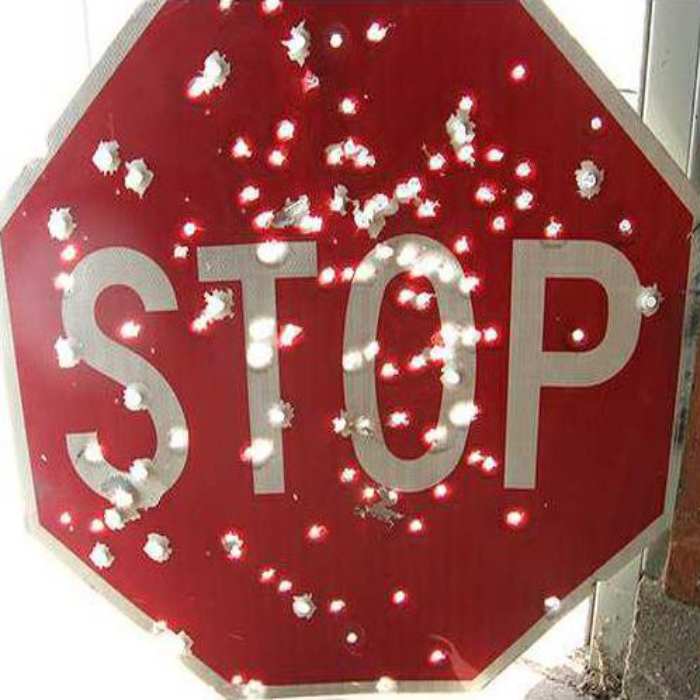
#> input picture broken1.png, 700 x 700 px
$ python imgread.py
#> lines starting #> are read from the running program, lines starting #| are printed output that depends on the picture
import cv2
import matplotlib.pyplot as plt

img1 = cv2.imread('broken1.png')
#> img1 is the input picture: shape (700, 700, 3); mean B, G, R 92, 95.6, 158.9
img2 = cv2.imread('broken2.png')
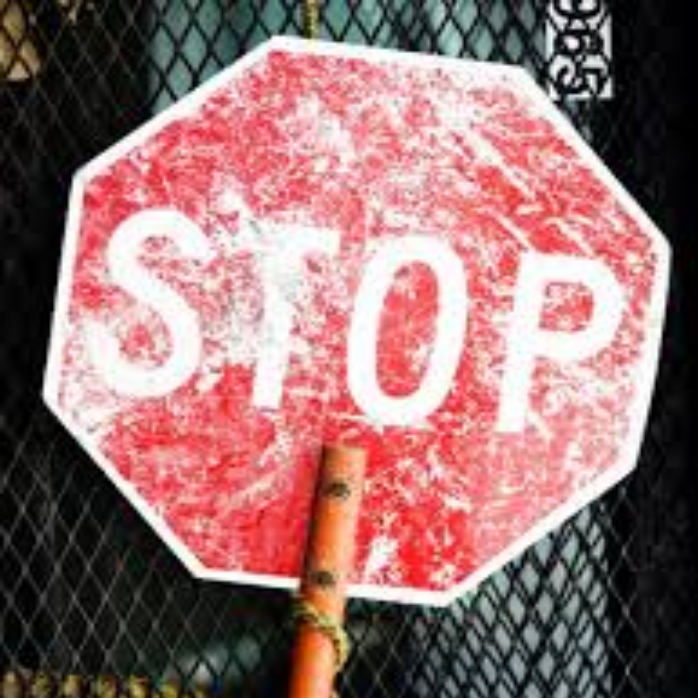
#> input picture broken2.png, 698 x 698 px
#> img2 is the input picture: shape (698, 698, 3); mean B, G, R 112.4, 112.9, 149.4

img1 = cv2.cvtColor(img1, cv2.COLOR_BGR2GRAY)
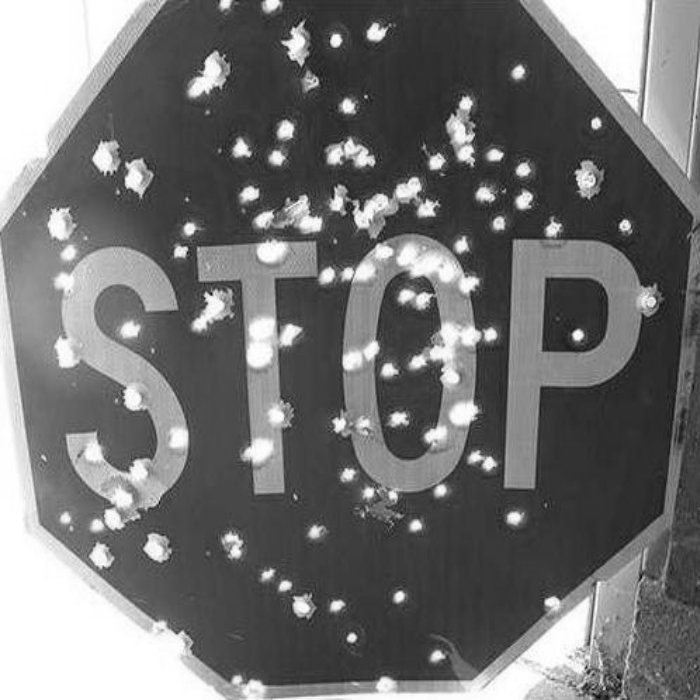
#> img1: shape (700, 700); min 6, max 255, mean 114.1
img2 = cv2.cvtColor(img2, cv2.COLOR_BGR2GRAY)
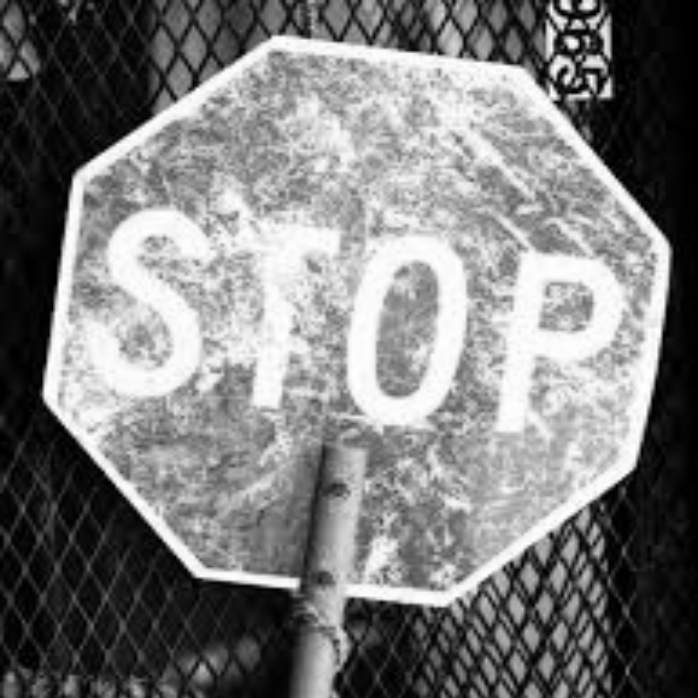
#> img2: shape (698, 698); min 0, max 255, mean 123.7

figure, ax = plt.subplots(1,2, figsize= (16,8))

ax[0].imshow(img1, cmap='gray')
ax[1].imshow(img2, cmap='gray')

plt.show()
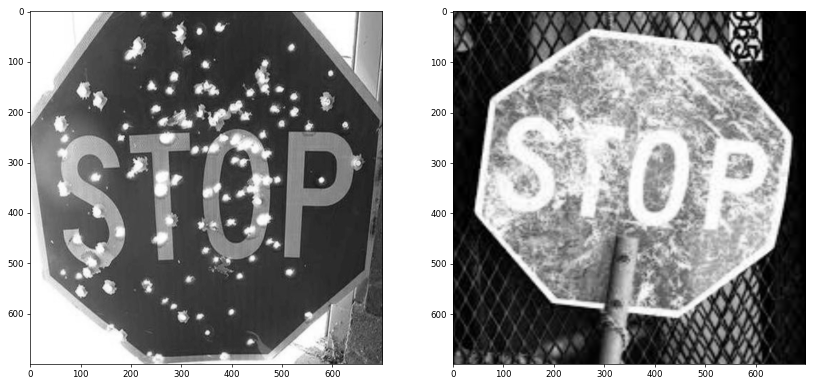
#> figure drawn by matplotlib, 2 panels
